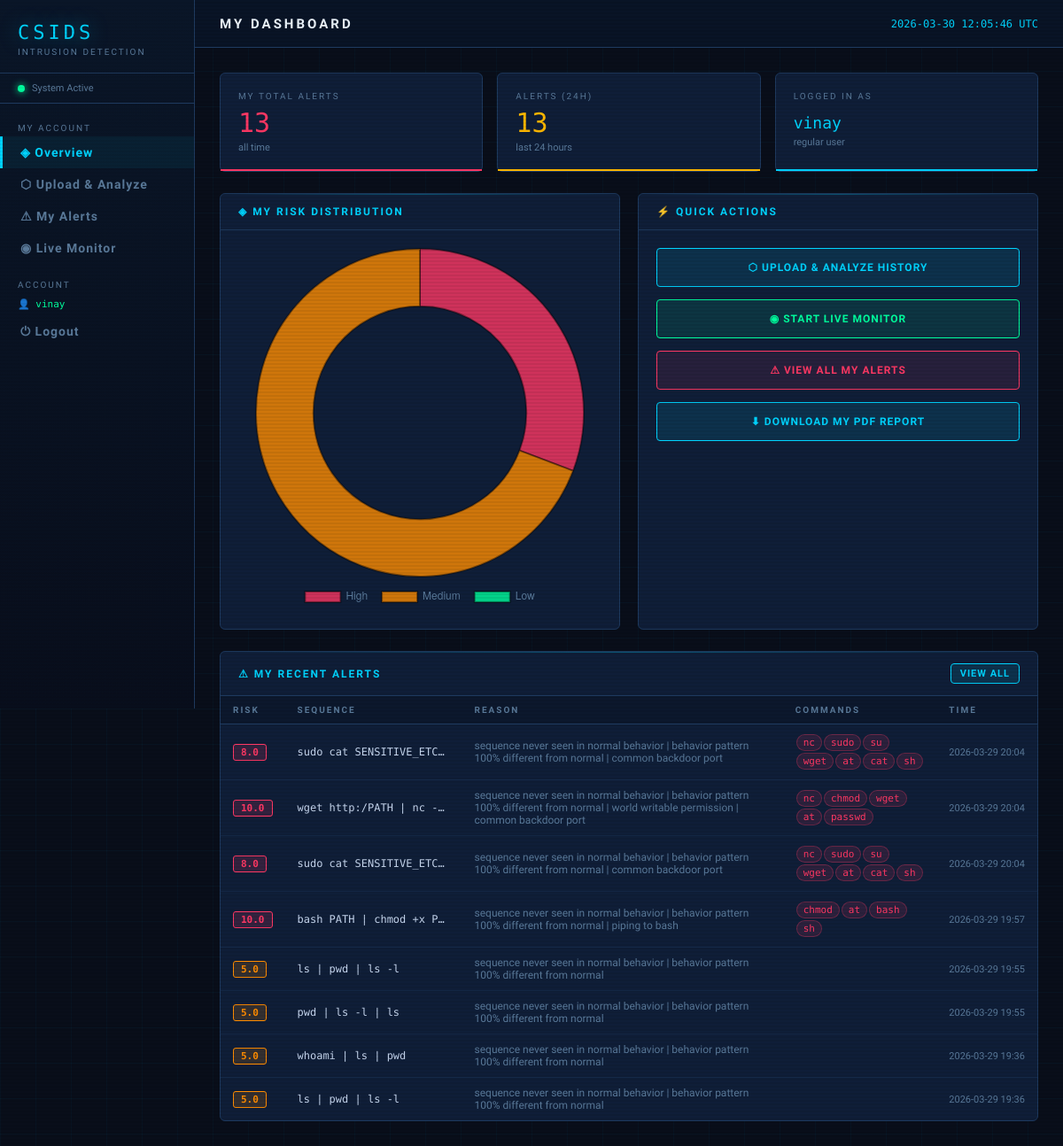
The page /user/dashboard (signed in) on the database its author committed.
### tables this page shows
CREATE TABLE alerts (
        id         INTEGER PRIMARY KEY AUTOINCREMENT,
        user       TEXT NOT NULL,
        sequence   TEXT NOT NULL,
        reason     TEXT,
        risk_score REAL,
        risky_cmds TEXT,
        timestamp  TIMESTAMP DEFAULT CURRENT_TIMESTAMP
    );

### app.py (the view)
@app.route("/user/dashboard")
@login_required
def user_dashboard():
    if current_user.is_admin:
        return redirect(url_for("dashboard"))
    username = current_user.username
    conn     = get_db()
    cur      = conn.cursor()
    cur.execute("SELECT COUNT(*) FROM alerts WHERE user=?", (username,))
    total_alerts = cur.fetchone()[0]
    cur.execute("SELECT COUNT(*) FROM alerts WHERE user=? AND timestamp > datetime('now','-1 day')", (username,))
    alerts_24h = cur.fetchone()[0]
    cur.execute("SELECT * FROM alerts WHERE user=? ORDER BY timestamp DESC LIMIT 8", (username,))
    recent = cur.fetchall()
    cur.execute("""
        SELECT CASE WHEN risk_score>=6 THEN 'High' WHEN risk_score>=3 THEN 'Medium' ELSE 'Low' END as level, COUNT(*) as cnt
        FROM alerts WHERE user=? GROUP BY level
    """, (username,))
    risk_dist = {r["level"]: r["cnt"] for r in cur.fetchall()}
    conn.close()
    return render_template("user_dashboard.html",
        total_alerts=total_alerts, alerts_24h=alerts_24h,
        recent_alerts=recent, risk_dist=risk_dist)

### app.py (called while the page is built)
@login_manager.user_loader
def load_user(user_id):
    conn = get_db()
    cur  = conn.cursor()
    cur.execute("SELECT * FROM auth_users WHERE id = ?", (user_id,))
    row = cur.fetchone()
    conn.close()
    if row:
        return User(row["id"], row["username"], row["role"], row["email"])
    return None

### database.py (called while the page is built)
def get_db():
    conn = sqlite3.connect(DB_NAME)
    conn.row_factory = sqlite3.Row
    return conn

### models.py (called while the page is built)
    @property
    def is_admin(self):
        return self.role == 'admin'

### templates/user_dashboard.html (shortened to what this page needs)
{% extends "base.html" %}
{% block page_title %}My Dashboard{% endblock %}
{% block content %}
<div class="stat-grid mb-6" style="grid-template-columns:repeat(3,1fr);">
    <div class="stat-card red">
        <div class="stat-label">My Total Alerts</div>
        <div class="stat-value">{{ total_alerts }}</div>
        <div class="stat-sub">all time</div>
    </div>
    <div class="stat-card warn">
        <div class="stat-label">Alerts (24h)</div>
        <div class="stat-value">{{ alerts_24h }}</div>
        <div class="stat-sub">last 24 hours</div>
    </div>
    <div class="stat-card blue">
        <div class="stat-label">Logged in as</div>
        <div class="stat-value" style="font-size:18px;padding-top:6px;">{{ current_user.username }}</div>
        <div class="stat-sub">regular user</div>
    </div>
</div>
<div class="grid-2 mb-6">
    <div class="panel">
        <div class="panel-header"><div class="panel-title">◈ My Risk Distribution</div></div>
        <div class="panel-body" style="display:flex;align-items:center;justify-content:center;">
            <canvas id="riskChart" height="180"></canvas>
        </div>
    </div>
    <div class="panel">
        <div class="panel-header"><div class="panel-title">⚡ Quick Actions</div></div>
        <div class="panel-body" style="display:flex;flex-direction:column;gap:14px;">
            <a href="{{ url_for('user_upload') }}" class="btn btn-primary" style="justify-content:center;padding:14px;">⬡ Upload & Analyze History</a>
            <a href="{{ url_for('user_live') }}"   class="btn btn-success" style="justify-content:center;padding:14px;">◉ Start Live Monitor</a>
            <a href="{{ url_for('user_alerts') }}" class="btn btn-danger"  style="justify-content:center;padding:14px;">⚠ View All My Alerts</a>
            <a href="{{ url_for('user_download_report') }}" class="btn btn-primary" style="justify-content:center;padding:14px;">⬇ Download My PDF Report</a>
        </div>
    </div>
</div>
<div class="panel">
    <div class="panel-header">
        <div class="panel-title">⚠ My Recent Alerts</div>
        <a href="{{ url_for('user_alerts') }}" class="btn btn-primary btn-sm">View All</a>
    </div>
    <div class="panel-body" style="padding:0;">
        {% if recent_alerts %}
        <table class="data-table">
            <thead><tr><th>Risk</th><th>Sequence</th><th>Reason</th><th>Commands</th><th>Time</th></tr></thead>
            <tbody>
            {% for a in recent_alerts %}
            <tr>
                <td>{% set rs=a['risk_score'] %}
                    {% if rs>=6 %}<span class="badge badge-high">{{ rs }}</span>
                    {% elif rs>=3 %}<span class="badge badge-medium">{{ rs }}</span>
                    {% else %}<span class="badge badge-low">{{ rs }}</span>{% endif %}
                </td>
                <td class="mono" style="max-width:200px;overflow:hidden;text-overflow:ellipsis;white-space:nowrap;" title="{{ a['sequence'] }}">{{ a['sequence'] }}</td>
                <td style="font-size:12px;color:var(--dim);">{{ a['reason'] }}</td>
                <td>{% if a['risky_cmds'] %}{% for cmd in a['risky_cmds'].split(',') %}<span class="tag">{{ cmd }}</span>{% endfor %}{% endif %}</td>
                <td style="font-size:11px;color:var(--dim);white-space:nowrap;">{{ a['timestamp'][:16] }}</td>
            </tr>
            {% endfor %}
            </tbody>
        </table>
        {% else %}
        <div style="padding:50px;text-align:center;color:var(--dim);">
            <div style="font-size:40px;margin-bottom:10px;">✅</div>
            No alerts yet. <a href="{{ url_for('user_upload') }}" style="color:var(--accent);">Upload your history</a> to get started.
        </div>
        {% endif %}
    </div>
</div>
{% endblock %}
{% block scripts %}
<script>
const riskDist = {{ risk_dist | tojson }};
Chart.defaults.color = '#5a7a9a';
const levels = ['High','Medium','Low'];
const counts = levels.map(l => riskDist[l] || 0);
const colors = ['rgba(255,56,100,0.8)','rgba(255,140,0,0.8)','rgba(0,255,159,0.8)'];
new Chart(document.getElementById('riskChart'), {
    type:'doughnut',
    data:{ labels:levels, datasets:[{ data:counts.some(c=>c>0)?counts:[1], backgroundColor:counts.some(c=>c>0)?colors:['rgba(30,58,95,0.4)'], borderColor:'rgba(0,0,0,0.4)', borderWidth:2 }] },
    options:{ plugins:{ legend:{ display:true, position:'bottom', labels:{ color:'#5a7a9a', padding:16 } } }, cutout:'65%' }
});
</script>
{% endblock %}

### templates/base.html (shortened to what this page needs)
<!DOCTYPE html>
<html lang="en">
<head>
</head>
<body>
<aside class="sidebar">
    <div class="logo">
        <div class="logo-text">CSIDS</div>
        <div class="logo-sub">Intrusion Detection</div>
    </div>
    <div class="sys-status">
        <div class="dot"></div> System Active
    </div>
        <nav class="nav">
            {% if current_user.is_authenticated and current_user.is_admin %}
            <div class="nav-label">Admin</div>
            <a href="{{ url_for('dashboard') }}"    class="nav-item {% if request.endpoint=='dashboard' %}active{% endif %}">◈ Dashboard</a>
            <a href="{{ url_for('analyze') }}"      class="nav-item {% if request.endpoint=='analyze' %}active{% endif %}">⬡ Analyze</a>
            <a href="{{ url_for('alerts_page') }}"  class="nav-item {% if request.endpoint=='alerts_page' %}active{% endif %}">⚠ Alerts</a>
            <a href="{{ url_for('live_monitor') }}" class="nav-item {% if request.endpoint=='live_monitor' %}active{% endif %}">◉ Live Monitor</a>
            <div class="nav-label" style="margin-top:10px;">Config</div>
            <a href="{{ url_for('settings') }}"     class="nav-item {% if request.endpoint=='settings' %}active{% endif %}">⚙ Settings</a>
            {% elif current_user.is_authenticated %}
            <div class="nav-label">My Account</div>
            <a href="{{ url_for('user_dashboard') }}" class="nav-item {% if request.endpoint=='user_dashboard' %}active{% endif %}">◈ Overview</a>
            <a href="{{ url_for('user_upload') }}"    class="nav-item {% if request.endpoint=='user_upload' %}active{% endif %}">⬡ Upload & Analyze</a>
            <a href="{{ url_for('user_alerts') }}"    class="nav-item {% if request.endpoint=='user_alerts' %}active{% endif %}">⚠ My Alerts</a>
            <a href="{{ url_for('user_live') }}"      class="nav-item {% if request.endpoint=='user_live' %}active{% endif %}">◉ Live Monitor</a>
            {% endif %}
            <div class="nav-label" style="margin-top:10px;">Account</div>
            {% if current_user.is_authenticated %}
            <div style="padding:6px 20px;font-size:11px;color:var(--green);font-family:var(--mono);">
                {{ '👑' if current_user.is_admin else '👤' }} {{ current_user.username }}
            </div>
            <a href="{{ url_for('auth.logout') }}" class="nav-item" style="color:var(--dim);">⏻ Logout</a>
            {% endif %}
        </nav>
</aside>
<div class="main">
    <div class="topbar">
        <div class="page-title">{% block page_title %}Dashboard{% endblock %}</div>
        <div class="topbar-right">
            <span id="clock"></span>
        </div>
    </div>
    <div class="content fade-in">
        {% block content %}{% endblock %}
    </div>
</div>
{% block scripts %}{% endblock %}
</body>
</html>

### rows shown on the page
alerts: risk_score "8.0", sequence "sudo cat SENSITIVE_ETC…", reason "sequence never seen in normal behavior | behavior pattern 100% different from normal | common backdoor port", cmd "nc" "sudo" "su" "wget" "at" "cat" "sh", timestamp "2026-03-29 20:04"
alerts: risk_score "10.0", sequence "wget http:/PATH | nc -…", reason "sequence never seen in normal behavior | behavior pattern 100% different from normal | world writable permission | common backdoor port", cmd "nc" "chmod" "wget" "at" "passwd", timestamp "2026-03-29 20:04"
alerts: risk_score "8.0", sequence "sudo cat SENSITIVE_ETC…", reason "sequence never seen in normal behavior | behavior pattern 100% different from normal | common backdoor port", cmd "nc" "sudo" "su" "wget" "at" "cat" "sh", timestamp "2026-03-29 20:04"
alerts: risk_score "10.0", sequence "bash PATH | chmod +x P…", reason "sequence never seen in normal behavior | behavior pattern 100% different from normal | piping to bash", cmd "chmod" "at" "bash" "sh", timestamp "2026-03-29 19:57"
alerts: risk_score "5.0", sequence "ls | pwd | ls -l", reason "sequence never seen in normal behavior | behavior pattern 100% different from normal", timestamp "2026-03-29 19:55"
alerts: risk_score "5.0", sequence "pwd | ls -l | ls", reason "sequence never seen in normal behavior | behavior pattern 100% different from normal", timestamp "2026-03-29 19:55"
alerts: risk_score "5.0", sequence "whoami | ls | pwd", reason "sequence never seen in normal behavior | behavior pattern 100% different from normal", timestamp "2026-03-29 19:36"
alerts: risk_score "5.0", sequence "ls | pwd | ls -l", reason "sequence never seen in normal behavior | behavior pattern 100% different from normal", timestamp "2026-03-29 19:36"

### other values the page prints
{{ '👑' if current_user.is_admin else '👤' }} "👤"
{{ current_user.username }} "vinay"
{{ total_alerts }} "13"
{{ alerts_24h }} "13"
chart data {{ risk_dist | tojson }} {"High": 4, "Medium": 9}
